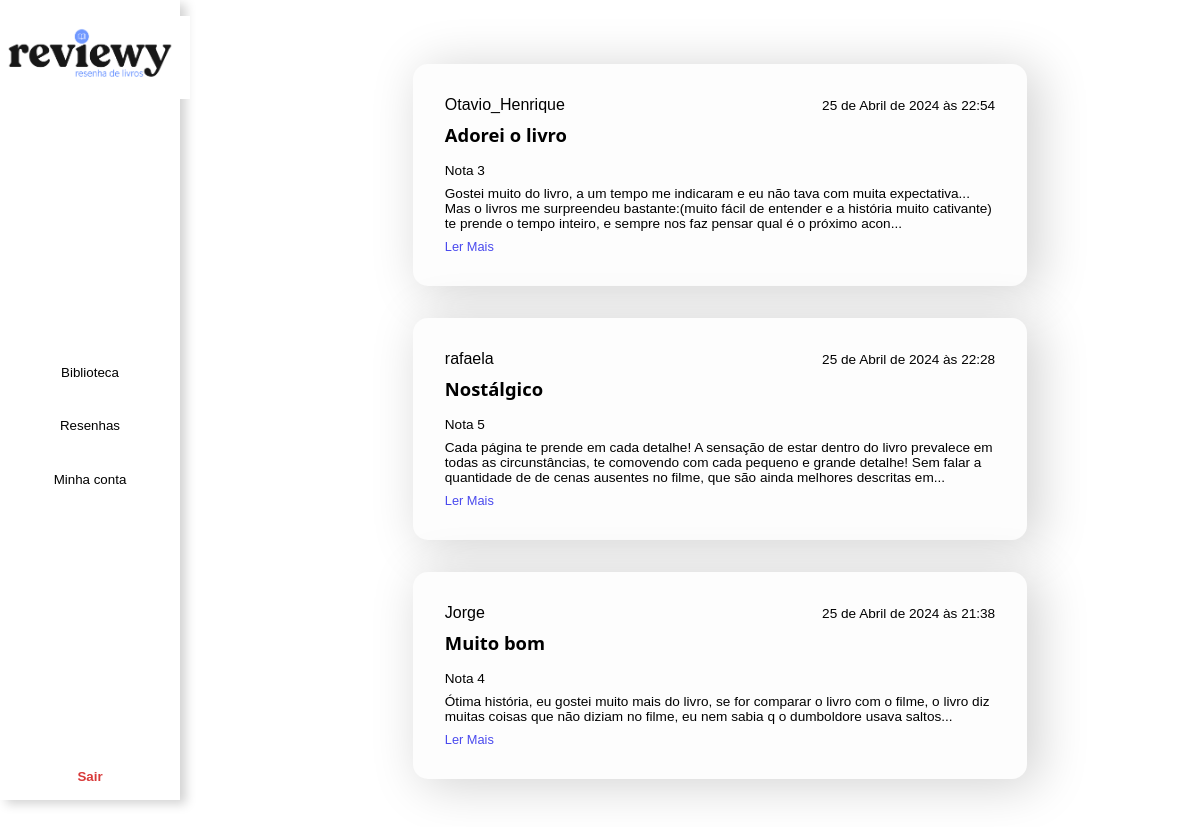
The app's page /resenhas with its own data.
### blog/models.py (models this page shows, shortened)
class Resenha(models.Model):
    titulo = models.CharField(max_length=200)
    texto = models.TextField()
    livro = models.ForeignKey(Livro, on_delete=models.CASCADE)
    nota = models.IntegerField(null=True)
    data = models.DateTimeField(default=timezone.now)
    usuario = models.ForeignKey(Usuario, on_delete=models.CASCADE)

class Usuario(models.Model):
    usuario = models.ForeignKey(settings.AUTH_USER_MODEL, on_delete=models.CASCADE)
    email = models.EmailField()
    senha = models.CharField(max_length=45)
    def __str__(self):
        return self.usuario.username

### blog/views.py (the view)
# urls.py: path('resenhas', views.show_all_reviews, name='resenhas'),
def show_all_reviews(request):
    all_resenhas = Resenha.objects.all().order_by('-data')
    return render(request, 'blog/resenhas.html', {'resenhas': all_resenhas})

### blog/templates/blog/resenhas.html
{% extends 'blog/base.html'%} {% block content %} {% load static %}
<link rel="stylesheet" href="{% static 'css/resenha.css' %}" />
<main>
  {% for resenha in resenhas %}
  <div class="reviewsContainer">
    <div class="review">
      <div class="review-title">
        <h4>{{ resenha.usuario }}</h4>
        <p>{{ resenha.data }}</p>
      </div>
      <h3>{{ resenha.titulo }}</h3>
      <p>Nota {{ resenha.nota }}</p>
      <p>{{ resenha.texto|slice:":250" }}...</p>
      <a href="{% url 'resenha' resenha.pk %}" class="read-more">Ler Mais</a>
    </div>
  </div>
  {% endfor %}
</main>
{% endblock %}

### blog/static/css/blog.css (style rules this page uses)
* { margin: 0; padding: 0; box-sizing: border-box; }
body { font-family: Arial, Helvetica, sans-serif; display: grid; grid-template-columns: repeat(5, 1fr); grid-template-areas: "aside main main main main"; }
main { grid-area: main; margin: 2.5rem auto; display: flex; flex-direction: column; gap: 2.5rem; }
a { text-decoration: none; color: #000000; }
h3 { font-size: 1.15rem; margin-bottom: 0.5rem; font-family: "Segoe UI", Tahoma, Geneva, Verdana, sans-serif; }
p { font-size: 0.85rem; }

### blog/static/css/resenha.css (style rules this page uses)
main { grid-area: main; margin: 2rem auto; display: flex; flex-direction: column; gap: 2rem; max-width: 80%; align-items: center; }
h4 { font-weight: 500; }
.reviewsContainer { width: 100%; background-color: #fdfdfd; border-radius: 15px; padding: 2rem; box-shadow: 10px 5px 50px 2px lightgray; }
.review { display: flex; flex-direction: column; gap: 0.5rem; }
.review-title { display: flex; flex-direction: row; justify-content: space-between; align-items: center; }
.read-more { color: #4a4aee; font-size: 0.8rem; }

### records on screen
Resenha: usuario "Otavio_Henrique", data "25 de Abril de 2024 às 22:54", titulo "Adorei o livro", nota "3", texto "Gostei muito do livro, a um tempo me indicaram e eu não tava com muita expectativa... Mas o livros me surpreendeu bastante:(muito fácil de entender e a história muito cativante) te prende o tempo inteiro, e sempre nos faz pensar qual é o próximo acon"
Resenha: usuario "rafaela", data "25 de Abril de 2024 às 22:28", titulo "Nostálgico", nota "5", texto "Cada página te prende em cada detalhe! A sensação de estar dentro do livro prevalece em todas as circunstâncias, te comovendo com cada pequeno e grande detalhe! Sem falar a quantidade de de cenas ausentes no filme, que são ainda melhores descritas em"
Resenha: usuario "Jorge", data "25 de Abril de 2024 às 21:38", titulo "Muito bom", nota "4", texto "Ótima história, eu gostei muito mais do livro, se for comparar o livro com o filme, o livro diz muitas coisas que não diziam no filme, eu nem sabia q o dumboldore usava saltos"
